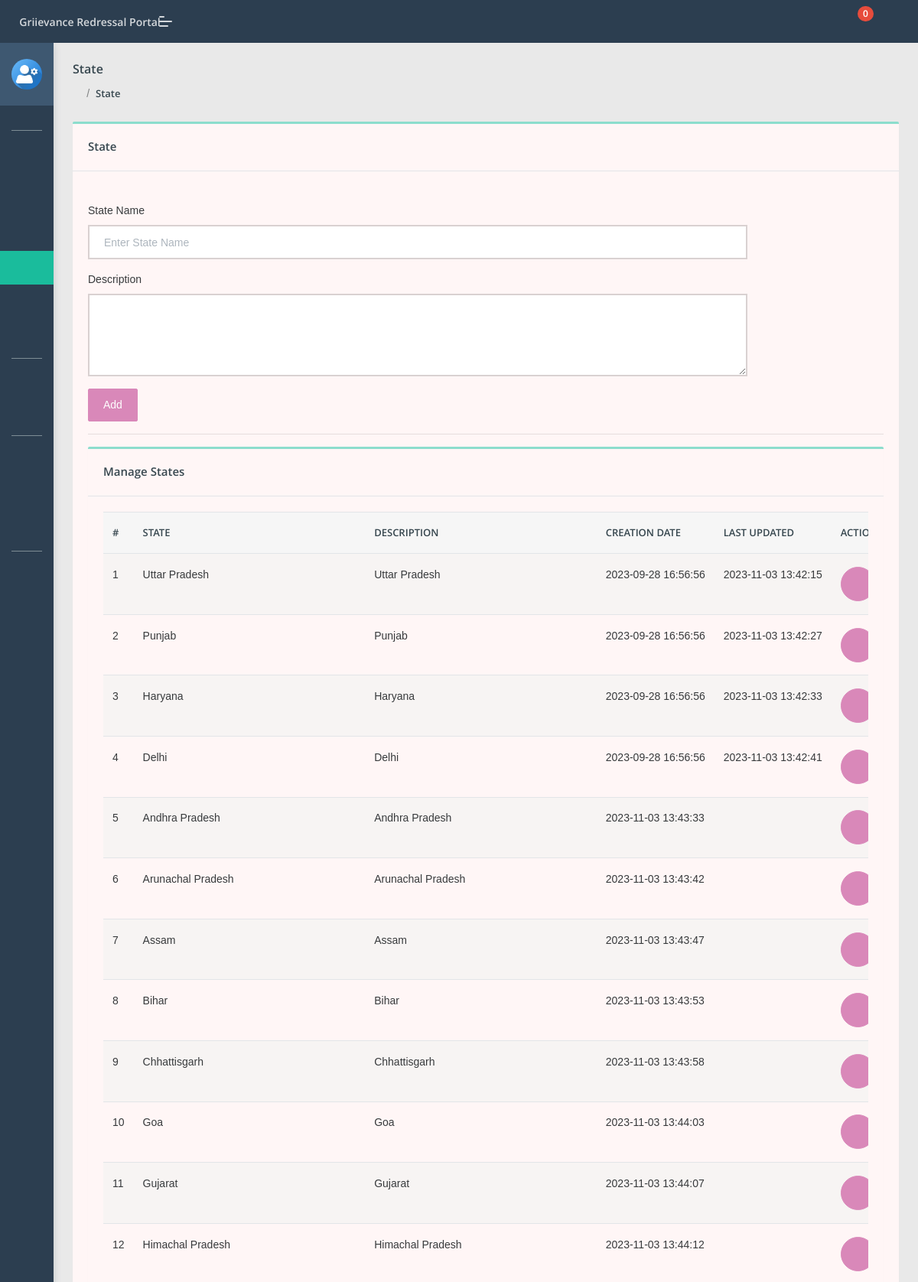
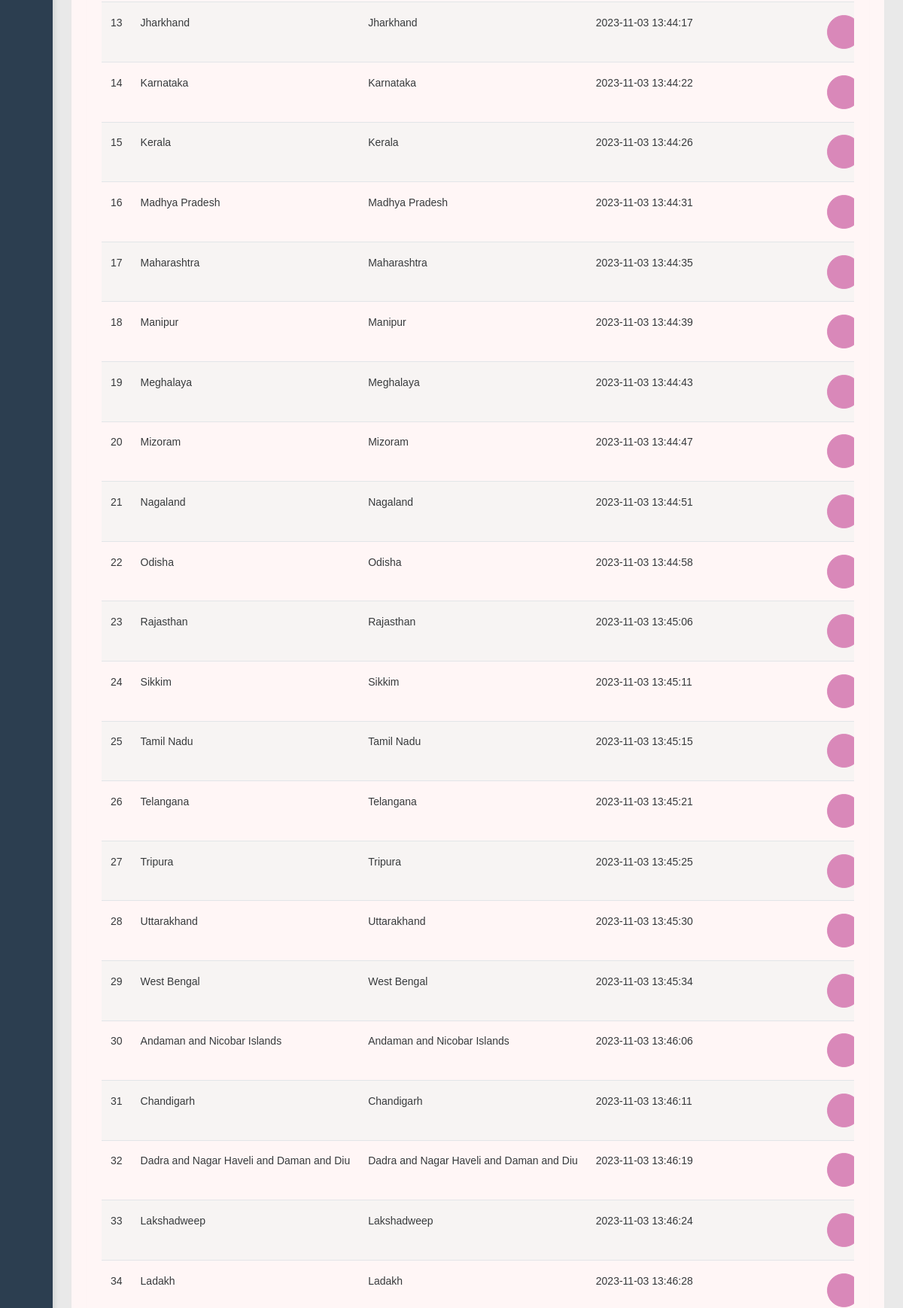
The page /grp/admin/state.php (signed in, upper part) on the database its author committed (2 pictures, top to bottom).
### tables this page shows
CREATE TABLE `state` (
  `id` int(11) NOT NULL,
  `stateName` varchar(255) DEFAULT NULL,
  `stateDescription` tinytext DEFAULT NULL,
  `postingDate` timestamp NULL DEFAULT current_timestamp(),
  `updationDate` timestamp NULL DEFAULT NULL ON UPDATE current_timestamp()
);

### grp/admin/state.php (the view, shortened to what this page needs)
<?php
include('include/config.php');
if (strlen($_SESSION['aid']) == 0) {
    header('location:index.php');
} else {
    ?>
    <!DOCTYPE html>
    <html lang="en">
    <head>
        <link rel="stylesheet" href="assets/css/style.css">
    </head>
    <body class="">
        <?php include('include/sidebar.php'); ?>
        <?php include('include/header.php'); ?>
        <section class="pcoded-main-container">
            <div class="pcoded-content">
                <div class="page-header">
                    <div class="page-block">
                        <div class="row align-items-center">
                            <div class="col-md-12">
                                <div class="page-header-title">
                                    <h5 class="m-b-10">State</h5>
                                </div>
                                <ul class="breadcrumb">
                                    <li class="breadcrumb-item"><a href="dashboard.php"><i
                                                class="feather icon-home"></i></a></li>
                                    <li class="breadcrumb-item"><a href="state.php">State</a></li>
                                </ul>
                            </div>
                        </div>
                    </div>
                </div>
                <div class="row">
                    <div class="col-sm-12">
                        <div class="card">
                            <div class="card-header">
                                <h5>State</h5>
                            </div>
                            <div class="card-body">
                                <div class="row">
                                    <div class="col-md-10">
                                        <br />
                                        <form method="post" name="Category">
                                            <div class="form-group">
                                                <label for="exampleInputEmail1">State Name</label>
                                                <input type="text" placeholder="Enter State Name" name="state"
                                                    class="form-control" required>
                                            </div>
                                            <div class="form-group">
                                                <label for="exampleInputEmail1">Description</label>
                                                <textarea class="form-control" name="description" rows="4"></textarea>
                                            </div>
                                            <button type="submit" class="btn  btn-primary" name="submit">Add</button>
                                        </form>
                                    </div>
                                </div>
                                <hr>
                                <div class="row">
                                    <div class="col-xl-12">
                                        <div class="card">
                                            <div class="card-header">
                                                <h5>Manage States</h5>
                                            </div>
                                            <div class="card-body table-border-style">
                                                <div class="table-responsive">
                                                    <table class="table table-striped">
                                                        <thead>
                                                            <tr>
                                                                <th>#</th>
                                                                <th>State</th>
                                                                <th>Description</th>
                                                                <th>Creation date</th>
                                                                <th>Last Updated</th>
                                                                <th>Action</th>
                                                            </tr>
                                                        </thead>
                                                        <tbody>
                                                            <?php $query = mysqli_query($con, "select * from state");
                                                            $cnt = 1;
                                                            while ($row = mysqli_fetch_array($query)) {
                                                                ?>
                                                                <tr>
                                                                    <td>
                                                                        <?php echo htmlentities($cnt); ?>
                                                                    </td>
                                                                    <td>
                                                                        <?php echo htmlentities($row['stateName']); ?>
                                                                    </td>
                                                                    <td>
                                                                        <?php echo htmlentities($row['stateDescription']); ?>
                                                                    </td>
                                                                    <td>
                                                                        <?php echo htmlentities($row['postingDate']); ?>
                                                                    </td>
                                                                    <td>
                                                                        <?php echo htmlentities($row['updationDate']); ?>
                                                                    </td>
                                                                    <td>
                                                                        <a href="edit-state.php?id=<?php echo $row['id'] ?>"
                                                                            class="btn  btn-icon btn-primary"><i
                                                                                class="feather icon-edit"></i></a>
                                                                    </td>
                                                                </tr>
                                                                <?php $cnt = $cnt + 1;
                                                            } ?>
                                                        </tbody>
                                                    </table>
                                                </div>
                                            </div>
                                        </div>
                                    </div>
                                </div>
                            </div>
                        </div>
                    </div>
                </div>
            </div>
        </section>
    </body>
    </html>
<?php } ?>

### rows shown on the page
state: stateName "Uttar Pradesh", stateDescription "Uttar Pradesh", postingDate "2023-09-28 16:56:56", updationDate "2023-11-03 13:42:15"
state: stateName "Punjab", stateDescription "Punjab", postingDate "2023-09-28 16:56:56", updationDate "2023-11-03 13:42:27"
state: stateName "Haryana", stateDescription "Haryana", postingDate "2023-09-28 16:56:56", updationDate "2023-11-03 13:42:33"
state: stateName "Delhi", stateDescription "Delhi", postingDate "2023-09-28 16:56:56", updationDate "2023-11-03 13:42:41"
state: stateName "Andhra Pradesh", stateDescription "Andhra Pradesh", postingDate "2023-11-03 13:43:33"
state: stateName "Arunachal Pradesh", stateDescription "Arunachal Pradesh", postingDate "2023-11-03 13:43:42"
state: stateName "Assam", stateDescription "Assam", postingDate "2023-11-03 13:43:47"
state: stateName "Bihar", stateDescription "Bihar", postingDate "2023-11-03 13:43:53"
state: stateName "Chhattisgarh", stateDescription "Chhattisgarh", postingDate "2023-11-03 13:43:58"
state: stateName "Goa", stateDescription "Goa", postingDate "2023-11-03 13:44:03"
state: stateName "Gujarat", stateDescription "Gujarat", postingDate "2023-11-03 13:44:07"
state: stateName "Himachal Pradesh", stateDescription "Himachal Pradesh", postingDate "2023-11-03 13:44:12"
state: stateName "Jharkhand", stateDescription "Jharkhand", postingDate "2023-11-03 13:44:17"
state: stateName "Karnataka", stateDescription "Karnataka", postingDate "2023-11-03 13:44:22"
state: stateName "Kerala", stateDescription "Kerala", postingDate "2023-11-03 13:44:26"
state: stateName "Madhya Pradesh", stateDescription "Madhya Pradesh", postingDate "2023-11-03 13:44:31"
state: stateName "Maharashtra", stateDescription "Maharashtra", postingDate "2023-11-03 13:44:35"
state: stateName "Manipur", stateDescription "Manipur", postingDate "2023-11-03 13:44:39"
state: stateName "Meghalaya", stateDescription "Meghalaya", postingDate "2023-11-03 13:44:43"
state: stateName "Mizoram", stateDescription "Mizoram", postingDate "2023-11-03 13:44:47"
state: stateName "Nagaland", stateDescription "Nagaland", postingDate "2023-11-03 13:44:51"
state: stateName "Odisha", stateDescription "Odisha", postingDate "2023-11-03 13:44:58"
state: stateName "Rajasthan", stateDescription "Rajasthan", postingDate "2023-11-03 13:45:06"
state: stateName "Sikkim", stateDescription "Sikkim", postingDate "2023-11-03 13:45:11"
state: stateName "Tamil Nadu", stateDescription "Tamil Nadu", postingDate "2023-11-03 13:45:15"
state: stateName "Telangana", stateDescription "Telangana", postingDate "2023-11-03 13:45:21"
state: stateName "Tripura", stateDescription "Tripura", postingDate "2023-11-03 13:45:25"
state: stateName "Uttarakhand", stateDescription "Uttarakhand", postingDate "2023-11-03 13:45:30"
state: stateName "West Bengal", stateDescription "West Bengal", postingDate "2023-11-03 13:45:34"
state: stateName "Andaman and Nicobar Islands", stateDescription "Andaman and Nicobar Islands", postingDate "2023-11-03 13:46:06"
state: stateName "Chandigarh", stateDescription "Chandigarh", postingDate "2023-11-03 13:46:11"
state: stateName "Dadra and Nagar Haveli and Daman and Diu", stateDescription "Dadra and Nagar Haveli and Daman and Diu", postingDate "2023-11-03 13:46:19"
state: stateName "Lakshadweep", stateDescription "Lakshadweep", postingDate "2023-11-03 13:46:24"
state: stateName "Ladakh", stateDescription "Ladakh", postingDate "2023-11-03 13:46:28"

### other values the page prints
$num1 "0"
